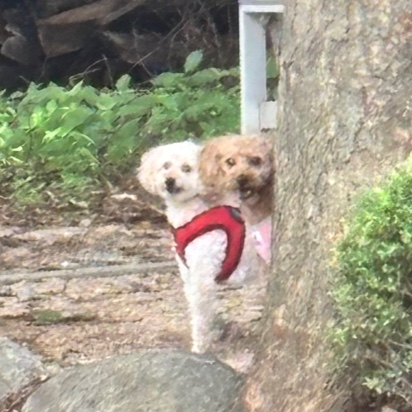
#> input picture mongehodu.jpg, 412 x 412 px
$ jupyter execute --allow-errors W02_SVD_POD.ipynb
#> lines starting #> are read from the running program, lines starting #| are printed output that depends on the picture
# 데이터기반공학해석 (2026-2학기) — 과제 1회차 Part A: SVD · POD

| 문항 | 내용 | 필요한 데이터 |
|---|---|---|
| A | Code 1.1(절단 SVD)을 자기 사진에 적용 — r = 5, 20, 100 표 + 식 (2) 검증 | `mongehodu.jpg` (이 노트북과 같은 폴더) |
| B | Code 1.10 변형(택1-①): 잡음 γ = 0.5, 2 에서 경판정 vs 누적합 90% | 없음(난수 생성) |
| D | 개인 탐구: CNT 공진기 FRC 주기응답 스냅샷 행렬의 SVD/POD | `result_0819/…AC_0.19…HBM_coeffs_branch01/02.csv` |

[cell 1]
# 공통 환경 설정 ---------------------------------------------------------
import numpy as np, pandas as pd, matplotlib.pyplot as plt
from pathlib import Path
import os, warnings
warnings.filterwarnings("ignore")
np.set_printoptions(precision=4, suppress=True)
plt.rcParams.update({"figure.dpi": 110, "axes.grid": True, "grid.alpha": 0.3,
                     "font.family": "DejaVu Sans"})   # 한글 폰트가 있으면 'Malgun Gothic' 으로 바꿔도 됨

NB_DIR   = Path.cwd()                                   # 이 노트북이 있는 폴더
PHOTO    = NB_DIR / "mongehodu.jpg"                      # A: 자기 사진 (없으면 대체 이미지 사용)
DATA_DIR = Path(os.environ.get("ISOLA_DIR",             # D: deflated_continuation/result_0819
             Path.home() / "Desktop" / "Isola" / "deflated_continuation" / "result_0819"))
print("notebook dir :", NB_DIR)
print("result_0819  :", DATA_DIR, "(exists)" if DATA_DIR.exists() else "(NOT FOUND — 경로를 확인하세요)")

## 0. 2주차 정리 — "데이터 행렬 $X$를 어떤 기저로 쓸 것인가"

### 0.1 SVD의 정의 [B&K §1.1]
임의의 $X\in\mathbb{R}^{n\times m}$에 대해 $X^TX$, $XX^T$는 대칭이고 고유값이 0 이상이다. 둘의 고유벡터를 각각 $V$, $U$의 열로, 공통 고유값의 양의 제곱근을 $\sigma_1\ge\sigma_2\ge\cdots\ge0$으로 두면

$$X = U\Sigma V^T,\qquad U^TU=I,\; V^TV=I,\; \Sigma=\begin{bmatrix}\hat\Sigma\\0\end{bmatrix},\; \hat\Sigma=\mathrm{diag}(\sigma_1,\dots,\sigma_m). \tag{1}$$

기하학적으로 $X$ = 회전($V^T$) – 축방향 늘림($\Sigma$) – 회전($U$). 손계산 예 1: $X=\begin{bmatrix}3&0\\4&5\end{bmatrix}$ → $\sigma_1=3\sqrt5,\ \sigma_2=\sqrt5$.

### 0.2 economy SVD = POD [B&K §1.1, §1.3]
열이 스냅샷 $x_k\in\mathbb{R}^n$이고 $n\gg m$이면 $U$의 앞 $m$열 $\hat U$만 남는다: $X=\hat U\hat\Sigma V^T=\sum_{k=1}^m \sigma_k u_k v_k^T$.
$u_k$ = 공간 모드(POD 모드), $\sigma_k v_k^T$ = 모드 $k$의 시간 계수. **스냅샷 방법**: $m\times m$ 행렬 $X^TX=V\hat\Sigma^2V^T$를 고유분해하고 $\hat U=XV\hat\Sigma^{-1}$ [B&K (1.14)].

### 0.3 절단 SVD와 Eckart–Young [B&K §1.2, §1.7]
앞 $r$개만 남긴 $\tilde X=\sum_{k\le r}\sigma_ku_kv_k^T$는 랭크 $r$ 행렬 가운데 $X$에 가장 가깝고(Frobenius·2-노름 모두), 오차는 **버린 특이값**이 정한다:

$$\|X-\tilde X\|_F^2=\sum_{k>r}\sigma_k^2,\qquad \|X-\tilde X\|_2=\sigma_{r+1},\qquad
\frac{\|X-\tilde X\|_F}{\|X\|_F}=\sqrt{1-E(r)},\quad E(r)=\frac{\sum_{k\le r}\sigma_k^2}{\sum_k\sigma_k^2}. \tag{2}$$

> 주의: 에너지 99 %는 오차 1 %가 아니라 $\sqrt{1-0.99}=10\,\%$. 교재 그림 1.4(b)의 곡선은 $\sigma$의 누적합(제곱 아님)이다.

**랭크 $r$ 고르기** [B&K §1.7]: (i) 에너지 $E(r)\ge0.9$–$0.99$, (ii) 특이값 그래프의 엘보, (iii) **경판정(hard threshold, Gavish–Donoho 2014)** — $n\times n$ 행렬에 표준편차 $\gamma$의 가우시안 잡음이 있으면 $\tau=\frac{4}{\sqrt3}\sqrt n\,\gamma$ [B&K (1.44)], $\gamma$를 모르면 $\tau\approx2.858\,\sigma_{\rm med}$ [B&K (1.47)]. 직사각 $m\times n$($\beta=m/n$)이면 $\tau=\omega(\beta)\,\sigma_{\rm med}$, $\omega(\beta)\approx0.56\beta^3-0.95\beta^2+1.82\beta+1.43$.

### 0.4 의사역행렬·최소제곱·조건수 [B&K §1.4]
$Ax=b$ ($n>p$)의 최소제곱 해 $\tilde x=A^\dagger b$, $A^\dagger=V\hat\Sigma^{-1}\hat U^T$ (`pinv`). 조건수 $\kappa=\sigma_{\max}/\sigma_{\min}$: $b$의 상대오차가 최대 $\kappa$배로 증폭. 작은 특이값을 잘라낸 절단 의사역행렬이 정칙화.

### 0.5 PCA [B&K §1.5]
행 = 관측, 열 = 변수인 $X$에서 평균을 뺀 $B=X-\bar x$, 공분산 $C=B^TB/(n-1)$. $B=U\Sigma V^T$이면 주성분 = $V$의 열, 분산 $\lambda_k=\sigma_k^2/(n-1)$. **PCA = 평균을 뺀 데이터의 SVD.** 평균을 빼지 않으면 첫 주성분이 평균 방향이 된다.

### 0.6 고유얼굴과 정렬 [B&K §1.6–1.7]
정렬된 앙상블(얼굴·유동장·진동 응답)에서는 데이터 기저가 수백 모드로 공간을 담는다. 그러나 SVD는 행·열의 변수분리이므로 **이동·회전·확대가 있으면 저랭크 구조가 사라진다**(흰 정사각형: 랭크 1 → 10° 회전 시 176개 특이값).

### 0.7 고정 기저 — Fourier · DFT · 웨이블릿 [B&K Ch.2]
* Fourier 급수 $f=\frac{a_0}2+\sum_k(a_k\cos kx+b_k\sin kx)$, $a_k=\langle f,\cos kx\rangle/\|\cos kx\|^2$ (3) — 정규직교 기저에 대한 투영. SVD와 다른 점은 **기저를 데이터를 보기 전에 정했다**는 것뿐. $k\le K$에서 자르면 Parseval에 의해 오차² = 버린 계수의 제곱합 ((2)와 같은 문장).
* DFT $\hat f_k=\sum_j f_je^{-i2\pi jk/n}$ (4), FFT는 $O(n\log n)$, PSD$_k=|\hat f_k|^2/n$. 손계산 예 2: $f=(1,0,-1,0)\Rightarrow\hat f=(0,2,0,2)$.
* Haar 웨이블릿: 이웃 값의 평균·차이를 반복(DWT). 에지 근처에서만 계수가 커서 Gibbs를 일으키던 신호가 희소해진다. 손계산 예 3: $x=(4,6,10,12)\Rightarrow a_2=16,\ d_2=-6,\ d_1=(-1.41,-1.41)$.

### 0.8 결론 — 같은 사진, 세 기저 [B&K 표 2]
| | 데이터 기저 — SVD/POD/PCA | 고정 기저 — Fourier/웨이블릿 |
|---|---|---|
| 기저를 누가 정하나 | 데이터: $XX^T$의 고유벡터 $u_k$ | 미리: $e^{i\omega x}$, $\psi_{a,b}$ |
| 계수 / 오차 | $U^TX$ / 버린 $\sigma_k$의 제곱합 (2) | $\mathcal Ff$, $\langle f,\psi_{a,b}\rangle$ / 버린 계수의 제곱합 (Parseval) |
| 최적성 | 이 행렬의 랭크-$r$ 근사에서 최적 (Eckart–Young) | 함수 클래스에서 희소: 매끄러운 신호(Fourier), 에지(웨이블릿) |
| 비용 | $O(nm^2)$, 데이터마다 다시 | $O(n\log n)$, 새 데이터에도 그대로 |

셋 다 "정규직교 기저에 투영하고 큰 계수만 남기는 것". **사진 한 장은 고정 기저가 낫고, 정렬된 앙상블(얼굴·유동장·진동 응답)은 데이터 기저가 낫다** — D에서 진동 응답 앙상블로 이것을 확인한다.

### 0.9 손유도 (필수) — 요지

**(1) $X^TX$의 고유값이 $\sigma_k^2$임과 (2)의 두 오차 공식.**
$X=U\Sigma V^T$를 대입하면 $X^TX=V\Sigma^TU^TU\Sigma V^T=V(\Sigma^T\Sigma)V^T$. $V$가 직교이므로 이것은 $X^TX$의 고유분해이고 고유값은 $\Sigma^T\Sigma$의 대각 = $\sigma_k^2$, 고유벡터 = $V$의 열. (같은 방법으로 $XX^T=U\Sigma\Sigma^TU^T$.)
오차: $X-\tilde X=\sum_{k>r}\sigma_ku_kv_k^T=U\,\mathrm{diag}(0,\dots,0,\sigma_{r+1},\dots)\,V^T$. Frobenius 노름은 직교변환에 불변($\|UAV^T\|_F=\|A\|_F$)이므로 $\|X-\tilde X\|_F^2=\sum_{k>r}\sigma_k^2$; 2-노름(최대 특이값)은 남은 것 중 최대인 $\sigma_{r+1}$. 또 $\|X\|_F^2=\sum_k\sigma_k^2$이므로 $\|X-\tilde X\|_F^2/\|X\|_F^2=1-E(r)$.

**(2) 직교성에서 $a_k$ 유도와 Code 2.1의 한 줄.**
$[-\pi,\pi)$에서 $\int\cos jx\cos kx\,dx=\pi\delta_{jk}$, $\int\cos jx\sin kx\,dx=0$. $f=\frac{a_0}2+\sum(a_k\cos kx+b_k\sin kx)$의 양변에 $\cos kx$를 곱해 적분하면 다른 항은 모두 0이고 $\int f\cos kx\,dx=a_k\pi$ → $a_k=\frac1\pi\int f\cos kx\,dx=\langle f,\cos kx\rangle/\|\cos kx\|^2$.
구간 $[-L,L]$, 격자 간격 $dx$에서 적분을 Riemann 합으로 바꾸면 $a_k\approx\frac1L\sum_j f_j\cos(\pi kx_j/L)\,dx$ — 이것이 교재 Code 2.1의 `A(k)=sum(f.*cos(pi*k*x/L))*dx` (교재는 $1/L$을 뒤에서 곱함).

**(3) 손계산 예 1–3의 검산** — 아래 셀.

[cell 2]
# 손계산 예 1 — 2x2 SVD ---------------------------------------------------
X = np.array([[3., 0.], [4., 5.]])
U, s, Vt = np.linalg.svd(X)
print("sigma =", s, "  (손계산: 3*sqrt5 =", 3*np.sqrt(5), ", sqrt5 =", np.sqrt(5), ")")
print("U =\n", U, "\nV^T =\n", Vt)
X1 = s[0] * np.outer(U[:, 0], Vt[0])                  # 랭크-1 근사
print("rank-1 approx =\n", X1)
print("||X-X1||_F^2 =", np.sum((X - X1)**2), " = sigma_2^2 =", s[1]**2)
print("||X-X1||_2   =", np.linalg.norm(X - X1, 2), " = sigma_2 =", s[1])
print("UΣV^T == X ?", np.allclose(U @ np.diag(s) @ Vt, X), " u1·u2 =", U[:,0] @ U[:,1])

# 손계산 예 2 — n=4 DFT -------------------------------------------------------
f = np.array([1, 0, -1, 0])
F = np.fft.fft(f)
print("\nfft([1 0 -1 0]) =", np.round(F.real, 10), "  (손계산: (0,2,0,2))")
print("Parseval: sum|f|^2 =", np.sum(f**2), ",  (1/n) sum|F|^2 =", np.sum(np.abs(F)**2)/4)

# 손계산 예 3 — 4점 Haar DWT (pywt 없이 직접 구현) -------------------------------
def haar_step(x):
    x = np.asarray(x, float)
    return (x[0::2] + x[1::2])/np.sqrt(2), (x[0::2] - x[1::2])/np.sqrt(2)   # 근사 a, 세부 d
x = np.array([4, 6, 10, 12])
a1, d1 = haar_step(x); a2, d2 = haar_step(a1)
print("\n1단계: a =", a1, " d =", d1)
print("2단계: a2 =", a2, " d2 =", d2)
print("계수 제곱합 =", a2@a2 + d2@d2 + d1@d1, " = sum x^2 =", x@x, "(Parseval)")
# 작은 두 계수 d1 을 버리고 복원
def ihaar_step(a, d):
    out = np.empty(2*len(a)); out[0::2] = (a + d)/np.sqrt(2); out[1::2] = (a - d)/np.sqrt(2); return out
x_rec = ihaar_step(ihaar_step(a2, d2), np.zeros_like(d1))
print("d1 버리고 복원 =", x_rec, " 오차 제곱합 =", np.sum((x - x_rec)**2), " = 버린 계수 제곱합 =", d1@d1)

## A. 교재 예제 재현 (필수) — Code 1.1을 자기 사진에 적용

**문제.** Code 1.1(개 사진의 절단 SVD)을 자기 사진에 적용해 $r=5,20,100$의 **저장량·상대오차·에너지 표**를 만들고, 식 (2)의 두 오차 공식

$$\|X-\tilde X_r\|_F^2=\sum_{k>r}\sigma_k^2,\qquad \|X-\tilde X_r\|_2=\sigma_{r+1}$$

이 실측 수치와 맞음을 보인다. 저장량은 $r(n+m+1)/(nm)$ (B&K 식 1.11의 저장 개수 비율).

**준비.** 이 노트북과 같은 폴더에 `mongehodu.jpg`를 둔다. 없으면 대체 이미지(scikit-image 샘플, 그것도 없으면 result_0819의 FRC 그림)를 쓰고 경고를 출력한다.

[cell 3]
# A-1. 사진 읽기 → 흑백 행렬 X (n x m) --------------------------------------
import matplotlib.image as mpimg

def load_gray(path):
    img = mpimg.imread(path).astype(float)
    if img.ndim == 3:                                   # RGB(A) → 밝기 가중 평균
        img = img[..., :3] @ np.array([0.2989, 0.5870, 0.1140])
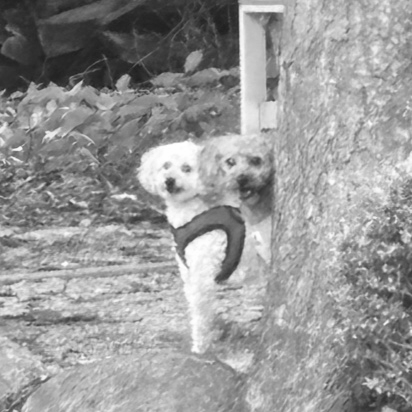
#> img: shape (412, 412) float64; min 30.08, max 255, mean 152.6
    if img.max() <= 1.0: img *= 255.0                   # png 는 0~1 로 읽히므로 0~255 로 통일
    return img

if PHOTO.exists():
    X = load_gray(PHOTO); src = PHOTO.name
else:
    try:
        from skimage import data
        X = data.astronaut()[..., :3] @ np.array([0.2989, 0.5870, 0.1140]); src = "skimage astronaut (대체)"
    except Exception:
        X = load_gray(DATA_DIR / "Q_20_DC_1_AC_0.19_Ω_0.7_FRC_CNT_x_max.png"); src = "FRC png (대체)"
    print(f"[경고] {PHOTO.name} 이 없어 대체 이미지를 씁니다 → mongehodu.jpg 를 넣고 다시 실행하세요.")

n, m = X.shape
print(f"image source: {src},   X shape = {n} x {m}")
#| image source: mongehodu.jpg,   X shape = 412 x 412
plt.figure(figsize=(4, 4)); plt.imshow(X, cmap="gray"); plt.axis("off"); plt.title(f"original {n}x{m}"); plt.show()

[cell 4]
# A-2. SVD 와 절단 ----------------------------------------------------------
# economy SVD (full_matrices=False): U n x min, s min, Vt min x m — 식 (1)
U, s, Vt = np.linalg.svd(X, full_matrices=False)
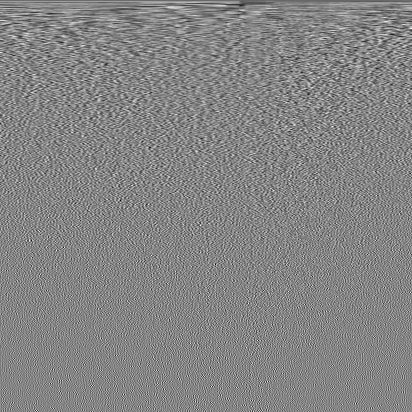
#> Vt: shape (412, 412) float64; min -0.251, max 0.231, mean -0.000124; drawn with min black and max white
#> s = 412 values, max 63788.4 at index 0, min 0.0355 at index 411, mean 451.3
normF2 = np.sum(s**2)                        # ||X||_F^2 = Σ σ_k^2
#> normF2 = 4.37e+09
E = np.cumsum(s**2) / normF2                 # 에너지 E(r)
#> E = 412 values from 0.932 to 1
cums = np.cumsum(s) / np.sum(s)              # 교재 그림 1.4(b)의 누적합(제곱 아님)
#> cums = 412 values from 0.343 to 1

rows = []
fig, axes = plt.subplots(1, 4, figsize=(14, 4))
axes[0].imshow(X, cmap="gray"); axes[0].set_title("original"); axes[0].axis("off")
for ax, r in zip(axes[1:], [5, 20, 100]):
    Xr = (U[:, :r] * s[:r]) @ Vt[:r]                         # Σ_{k≤r} σ_k u_k v_k^T  — 절단 SVD
    D = X - Xr
    errF_meas = np.linalg.norm(D, "fro")                       # 실측 Frobenius 오차
    errF_form = np.sqrt(np.sum(s[r:]**2))                      # 식 (2): sqrt(Σ_{k>r} σ_k^2)
    err2_meas = np.linalg.norm(D, 2)                           # 실측 2-노름 (최대 특이값)
    err2_form = s[r]                                           # 식 (2): σ_{r+1}  (0-base 라 s[r])
    rows.append(dict(r=r, storage_pct=100*r*(n+m+1)/(n*m), rel_err=errF_meas/np.sqrt(normF2),
                     sqrt_1_minus_E=np.sqrt(1-E[r-1]), energy_E=E[r-1], cumsum_sigma=cums[r-1],
                     errF_meas=errF_meas, errF_formula=errF_form, err2_meas=err2_meas, err2_formula=err2_form))
    ax.imshow(Xr, cmap="gray"); ax.axis("off"); ax.set_title(f"r = {r}  ({rows[-1]['storage_pct']:.2f}% storage)")
#> this loop made 3 passes
#> (errF_meas, errF_form, err2_meas, err2_form) on passes 1 to 3: (9992, 9992, 2994.4, 2994.4), (6173.9, 6173.9, 1302.9, 1302.9), (1684, 1684, 289.4, 289.4)
#> pass 1, `Xr = (U[:, :r] * s[:r]) @ Vt[:r]`:
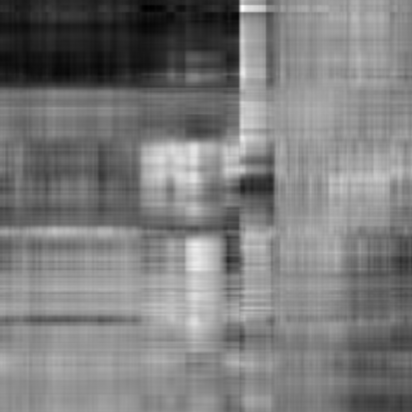
#> Xr: shape (412, 412) float64; min 27.63, max 283.8, mean 152.6; drawn with min black and max white
#> pass 1, `D = X - Xr`:
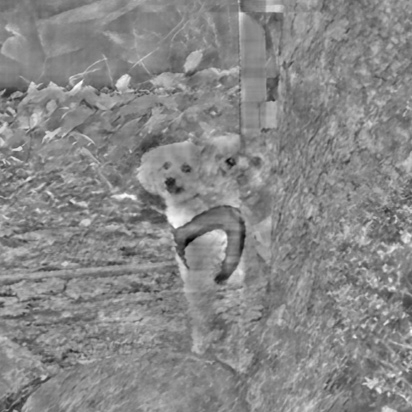
#> D: shape (412, 412) float64; min -144, max 126.3, mean 0; drawn with min black and max white
#> pass 2, `D = X - Xr`:
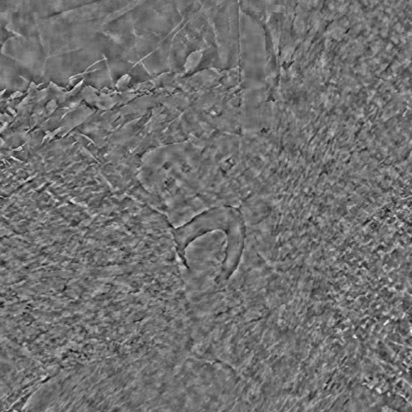
#> D: shape (412, 412) float64; min -82.52, max 103.3, mean 0; drawn with min black and max white
#> after the loop:
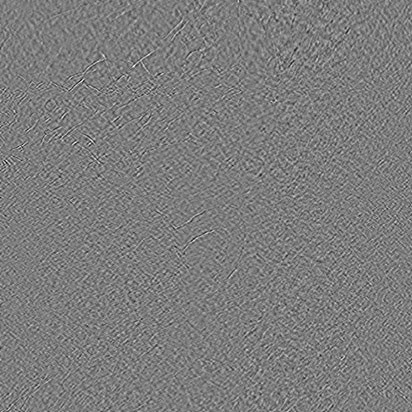
#> D: shape (412, 412) float64; min -25.86, max 26.81, mean 0; drawn with min black and max white
#> after the loop, rows = 3 items
plt.tight_layout(); plt.show()
#> after `plt.tight_layout()`:
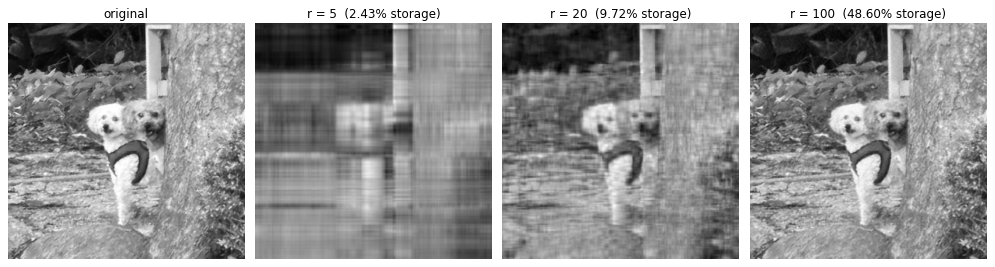
#> figure drawn by matplotlib, 4 panels

tab = pd.DataFrame(rows).set_index("r")
#> tab = table of 3 rows and 9 columns
pd.set_option("display.float_format", lambda v: f"{v:.5g}")
print("저장량·상대오차·에너지 표  (rel_err = ||X-X_r||_F/||X||_F 실측,  sqrt_1_minus_E = 식 (2)의 sqrt(1-E(r)))")
display(tab[["storage_pct", "rel_err", "sqrt_1_minus_E", "energy_E", "cumsum_sigma"]])
print("\n식 (2) 검증  — 실측 vs 공식")
display(tab[["errF_meas", "errF_formula", "err2_meas", "err2_formula"]])
print("Frobenius 공식 일치:", np.allclose(tab.errF_meas, tab.errF_formula),
      " | 2-노름 공식 일치:", np.allclose(tab.err2_meas, tab.err2_formula, rtol=1e-6))
#| Frobenius 공식 일치: True  | 2-노름 공식 일치: True

[cell 5]
# A-3. 특이값과 누적합/에너지 (교재 그림 1.4) -----------------------------------
fig, ax = plt.subplots(1, 2, figsize=(11, 3.6))
ax[0].semilogy(np.arange(1, len(s)+1), s, "k-"); ax[0].set_xlabel("k"); ax[0].set_ylabel("σ_k"); ax[0].set_title("(a) singular values")
for r in [5, 20, 100]: ax[0].axvline(r, ls="--", lw=0.8, label=f"r={r}")
ax[0].legend()
ax[1].plot(np.arange(1, len(s)+1), cums, label="cumulative sum of σ (book Fig 1.4b)")
ax[1].plot(np.arange(1, len(s)+1), E, label="cumulative energy Σσ²")
ax[1].set_xlabel("r"); ax[1].set_ylabel("fraction"); ax[1].set_title("(b) cumulative sum / energy"); ax[1].legend()
plt.tight_layout(); plt.show()
#> after `plt.tight_layout()`:
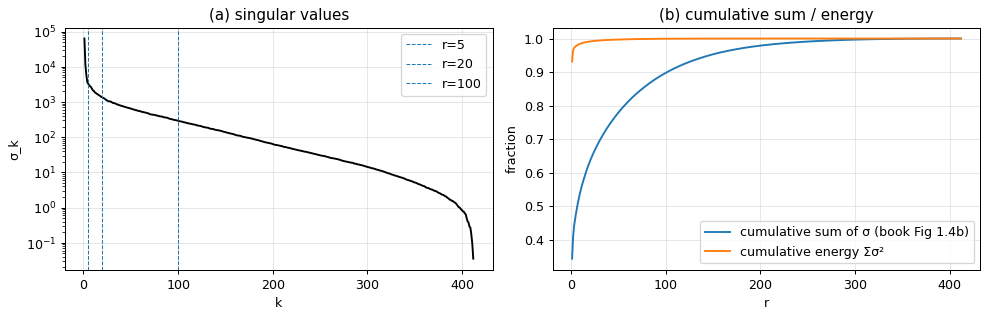
#> figure drawn by matplotlib, 2 panels; panel 1: curve peaks at x = 1, y = 63788.4; panel 2: curve peaks at x = 412, y = 1; panel 2: curve peaks at x = 412, y = 1
print("해석: 에너지 99% 는 오차 1% 가 아니라 sqrt(1-0.99)=10% 임을 표의 rel_err 와 energy_E 열에서 확인한다.")

## B. 교재 예제 변형 (택1) — ① Code 1.10: 잡음 $\gamma=0.5,\ 2$에서 경판정 vs 누적합 90 %

**문제.** 교재 Code 1.10처럼 랭크-2 행렬 $X$ ($601\times601$, 두 개의 가우시안 봉우리의 외적)에 표준편차 $\gamma$의 가우시안 잡음을 더한 $X_{\rm noisy}$에서, (i) **경판정** $\tau=\frac{4}{\sqrt3}\sqrt n\,\gamma$ [B&K (1.44)]를 넘는 특이값만 남긴 절단과 (ii) **누적합 90 % 규칙**의 랭크·오차를 $\gamma=0.5,\,1,\,2$에서 비교한다. 오차는 $\|X_{\rm true}-\tilde X\|_F/\|X_{\rm true}\|_F$. 강의노트의 기준치($\gamma=1$: $\tau=56.6$, 경판정 $r=2$·오차 0.25, 누적합 90 % $r=403$·오차 3.02)와 대조한다.

**예상.** 잡음 특이값은 대략 $\sqrt n\,\gamma$ 수준으로 평평하게 깔린다. $\gamma$가 커지면 (i) $\tau$도 비례해 커지므로 경판정은 참 랭크 2를 계속 잡아내지만 신호 특이값이 잡음 바닥에 묻히기 시작하면 실패한다; (ii) 누적합 90 %는 잡음 특이값들이 합을 차지해 $r$이 수백으로 커지고 잡음을 그대로 남긴다.

[cell 6]
# B-1. Code 1.10 데이터 생성 (교재와 같은 랭크-2 행렬) -----------------------------
rng = np.random.default_rng(0)
t = np.linspace(-3, 3, 601)                                  # 601 점 (교재 -3:0.01:3)
#> t = 601 values from -3 to 3
Utrue = np.column_stack([np.cos(17*t)*np.exp(-t**2), np.sin(11*t)])
#> Utrue = 601 pairs, first value -0.965 to 1, second value -1 to 1
Strue = np.diag([2, 0.5])
#> Strue = [[2, 0], [0, 0.5]]
Vtrue = np.column_stack([np.sin(5*t)*np.exp(-t**2), np.cos(13*t)])
#> Vtrue = 601 pairs, first value -0.913 to 0.913, second value -1 to 1
Xtrue = Utrue @ Strue @ Vtrue.T                              # rank 2, 601 x 601
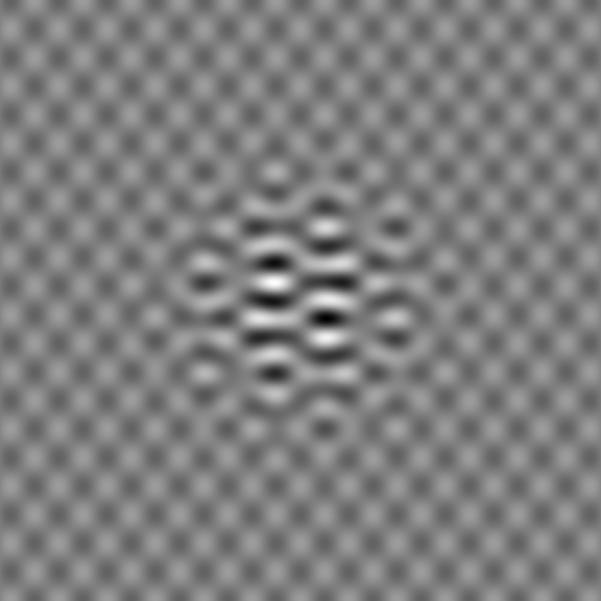
#> Xtrue: shape (601, 601) float64; min -2.18, max 2.18, mean 3.93e-20; drawn with min black and max white
nB = Xtrue.shape[0]
normXtrue = np.linalg.norm(Xtrue, "fro")
#> normXtrue = 196.1
print("X_true shape", Xtrue.shape, " rank =", np.linalg.matrix_rank(Xtrue))
#| X_true shape (601, 601)  rank = 2

def truncate(U, s, Vt, r):
    return (U[:, :r] * s[:r]) @ Vt[:r] if r > 0 else np.zeros((U.shape[0], Vt.shape[1]))

results = []
fig, axes = plt.subplots(3, 4, figsize=(14, 9.5))
for i, gamma in enumerate([0.5, 1.0, 2.0]):
    Xn = Xtrue + gamma * rng.standard_normal(Xtrue.shape)
    U, s, Vt = np.linalg.svd(Xn, full_matrices=False)
    # (i) 경판정 — 정사각 행렬, 잡음 크기 γ 를 아는 경우 [B&K (1.44)]
    tau = (4/np.sqrt(3)) * np.sqrt(nB) * gamma
    r_hard = int(np.sum(s > tau))
    # (i') γ 를 모르는 경우 [B&K (1.47)]
    tau_med = 2.858 * np.median(s); r_hard_med = int(np.sum(s > tau_med))
    # (ii) 누적합 90 %
    r_90 = int(np.searchsorted(np.cumsum(s)/np.sum(s), 0.90) + 1)
    err = lambda r: np.linalg.norm(Xtrue - truncate(U, s, Vt, r), "fro") / normXtrue
    results.append(dict(gamma=gamma, noisy_err=np.linalg.norm(Xtrue-Xn,"fro")/normXtrue,
                        tau=tau, r_hard=r_hard, err_hard=err(r_hard),
                        tau_med=tau_med, r_hard_med=r_hard_med, err_hard_med=err(r_hard_med),
                        r_90=r_90, err_90=err(r_90), sigma1=s[0], sigma2=s[1], sigma3=s[2]))
    axes[i,0].imshow(Xn, cmap="gray");                       axes[i,0].set_title(f"γ={gamma}: X+noise, err {results[-1]['noisy_err']:.2f}")
    axes[i,1].imshow(truncate(U,s,Vt,r_hard), cmap="gray");  axes[i,1].set_title(f"hard threshold r={r_hard}, err {results[-1]['err_hard']:.2f}")
    axes[i,2].imshow(truncate(U,s,Vt,r_90), cmap="gray");    axes[i,2].set_title(f"90% cumsum r={r_90}, err {results[-1]['err_90']:.2f}")
    axes[i,3].semilogy(s, "k."); axes[i,3].axhline(tau, color="r", ls="--", label=f"τ={tau:.1f}")
    axes[i,3].axhline(tau_med, color="b", ls=":", label=f"2.858σ_med={tau_med:.1f}"); axes[i,3].set_title("σ_k"); axes[i,3].legend(fontsize=8)
    for a in axes[i,:3]: a.axis("off")
#> this loop made 3 passes
#> (tau, tau_med) on passes 1 to 3: (28.31, 28.4), (56.62, 56.7), (113.2, 114.1)
#> pass 1, `U, s, Vt = np.linalg.svd(Xn, full_matrices=False)`:
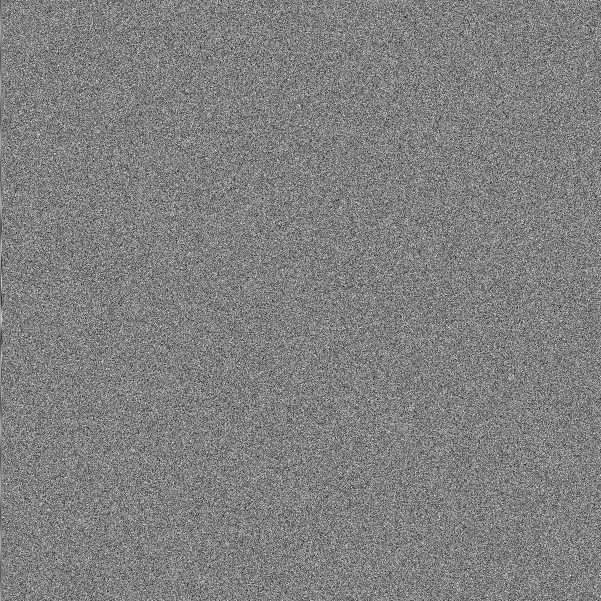
#> U: shape (601, 601) float64; min -0.188, max 0.185, mean 4.79e-05; drawn with min black and max white
#> (the rest of the program and of its run is left out)
